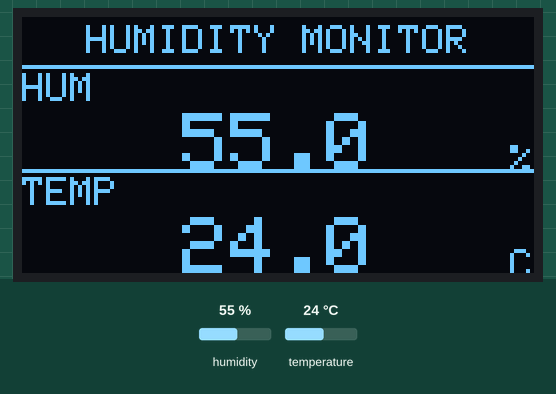
Simulated run of this sketch. Board: ESP32. Parts: 128×64 one-colour display. The inputs (shaded band) are chosen by the test bench; at power-on: humidity 55 %, temperature 24 °C. What the sketch prints to the serial monitor is not drawn.

Above: at 2.7 s.
2.8 s: humidity set to 22 %
At 4.7 s:
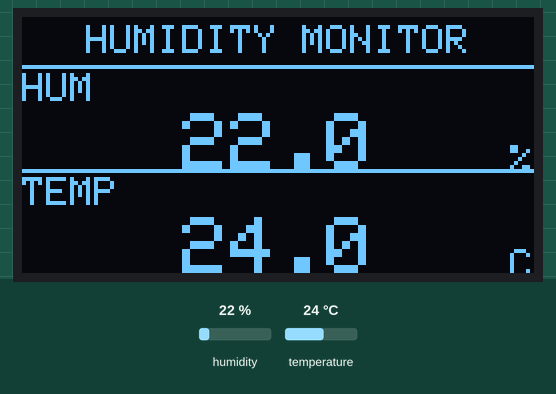
5.6 s: temperature set to 12 °C
At 6.5 s:
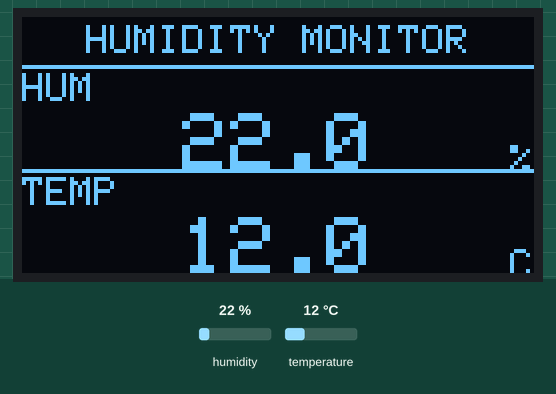
8.4 s: humidity set to 40 %
At 11.2 s:
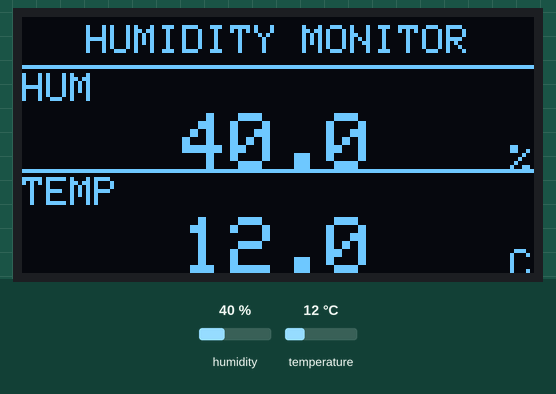
11.5 s: temperature set to 19 °C
At 13.1 s:
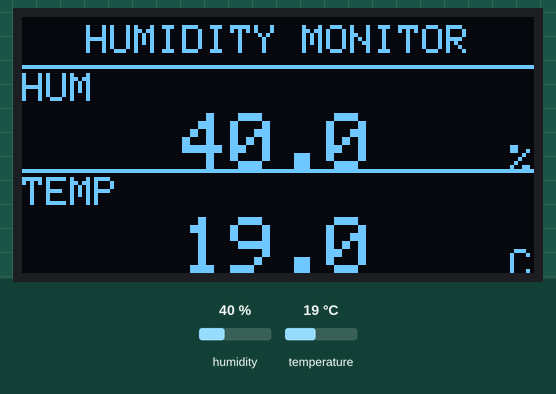
Timing chart, 0 to 14.6 s (numbered marks = the images above; inputs shaded):
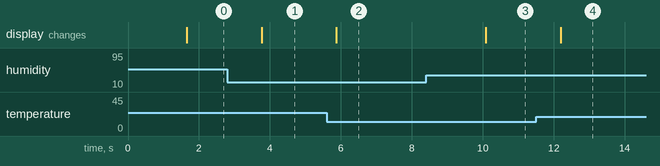

The sketch:

humidity_oled.ino
```cpp
/**
 * ESP32 I2C Humidity Sensor + OLED Display
 *
 * Reads humidity (and temperature) from an AHT10/AHT20 I2C sensor
 * and displays the data on a 128x64 SSD1306 OLED screen.
 *
 * Wiring:
 *   SDA -> GPIO 21
 *   SCL -> GPIO 22
 *   VCC -> 3.3V
 *   GND -> GND
 *
 * Libraries required (install via Arduino Library Manager):
 *   - Adafruit SSD1306
 *   - Adafruit GFX
 *   - Adafruit AHTX0
 */

#include <Wire.h>
#include <Adafruit_GFX.h>
#include <Adafruit_SSD1306.h>
#include <Adafruit_AHTX0.h>

// ---- OLED Configuration ----
#define SCREEN_WIDTH  128
#define SCREEN_HEIGHT  64
#define OLED_RESET     -1   // No reset pin
#define OLED_ADDRESS 0x3C

// ---- I2C Pins (ESP32 default) ----
#define I2C_SDA 21
#define I2C_SCL 22

// ---- Update interval ----
#define READ_INTERVAL_MS 2000

Adafruit_SSD1306 display(SCREEN_WIDTH, SCREEN_HEIGHT, &Wire, OLED_RESET);
Adafruit_AHTX0   aht;

bool sensorFound = false;

// ---- Draw a thin horizontal divider line ----
void drawDivider(int y) {
  display.drawFastHLine(0, y, SCREEN_WIDTH, SSD1306_WHITE);
}

// ---- Draw a centered title bar ----
void drawHeader(const char* title) {
  display.setTextSize(1);
  display.setTextColor(SSD1306_WHITE);
  int16_t x1, y1;
  uint16_t w, h;
  display.getTextBounds(title, 0, 0, &x1, &y1, &w, &h);
  display.setCursor((SCREEN_WIDTH - w) / 2, 2);
  display.print(title);
  drawDivider(12);
}

// ---- Render a labelled metric ----
void drawMetric(const char* label, float value, const char* unit,
                int y, uint8_t bigSize) {
  // Label (small)
  display.setTextSize(1);
  display.setTextColor(SSD1306_WHITE);
  display.setCursor(0, y);
  display.print(label);

  // Value (large)
  display.setTextSize(bigSize);
  char buf[16];
  dtostrf(value, 4, 1, buf);
  int16_t x1, y1;
  uint16_t w, h;
  display.getTextBounds(buf, 0, 0, &x1, &y1, &w, &h);
  display.setCursor((SCREEN_WIDTH - w) / 2, y + 10);
  display.print(buf);

  // Unit (small, right-aligned)
  display.setTextSize(1);
  display.getTextBounds(unit, 0, 0, &x1, &y1, &w, &h);
  display.setCursor(SCREEN_WIDTH - w, y + 10 + (bigSize - 1) * 8);
  display.print(unit);
}

void setup() {
  Serial.begin(115200);

  // Init I2C on ESP32 default pins
  Wire.begin(I2C_SDA, I2C_SCL);

  // Init OLED
  if (!display.begin(SSD1306_SWITCHCAPVCC, OLED_ADDRESS)) {
    Serial.println(F("SSD1306 init failed"));
    for (;;);  // Halt
  }
  display.clearDisplay();
  display.setTextColor(SSD1306_WHITE);

  // Splash screen
  display.setTextSize(1);
  display.setCursor(10, 20);
  display.println(F("ESP32 Humidity"));
  display.setCursor(18, 35);
  display.println(F("OLED Monitor"));
  display.display();
  delay(1500);

  // Init AHT sensor
  if (aht.begin()) {
    sensorFound = true;
    Serial.println(F("AHT sensor found."));
  } else {
    Serial.println(F("AHT sensor NOT found! Check wiring."));
  }
}

void loop() {
  display.clearDisplay();
  drawHeader("HUMIDITY MONITOR");

  if (!sensorFound) {
    display.setTextSize(1);
    display.setTextColor(SSD1306_WHITE);
    display.setCursor(8, 28);
    display.println(F("Sensor not found!"));
    display.setCursor(8, 42);
    display.println(F("Check I2C wiring."));
    display.display();
    delay(READ_INTERVAL_MS);
    return;
  }

  sensors_event_t humidity_evt, temp_evt;
  aht.getEvent(&humidity_evt, &temp_evt);

  float humidity    = humidity_evt.relative_humidity;
  float temperature = temp_evt.temperature;

  // Serial output for debugging
  Serial.print(F("Humidity: "));
  Serial.print(humidity, 1);
  Serial.print(F(" %  Temp: "));
  Serial.print(temperature, 1);
  Serial.println(F(" C"));

  // ---- Monochromatic OLED layout ----
  //
  //  +--------------------------+
  //  |    HUMIDITY MONITOR      |  (header, size 1)
  //  |--------------------------|  (divider @ y=12)
  //  |  HUM                     |
  //  |        68.5           %  |  (value, size 2)
  //  |--------------------------|  (divider @ y=38)
  //  |  TEMP                    |
  //  |        24.3           C  |  (value, size 2)
  //  +--------------------------+

  drawDivider(38);

  // Humidity row
  drawMetric("HUM", humidity, "%", 14, 2);

  // Temperature row
  drawMetric("TEMP", temperature, "C", 40, 2);

  display.display();
  delay(READ_INTERVAL_MS);
}
```

Measured:
- after the input at 2.8 s, the display: changes after 0.97 s (image 1)
- after the input at 5.6 s, the display: changes after 0.27 s (image 2)
- after the input at 8.4 s, the display: changes after 1.7 s (image 3)
- after the input at 11.5 s, the display: changes after 0.69 s (image 4)
